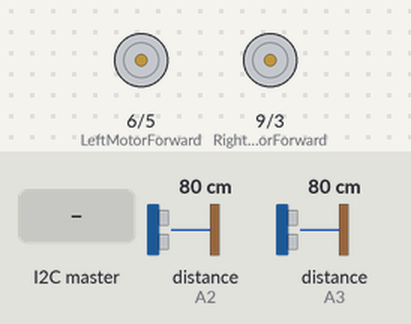
Simulated run of this sketch. Board: Arduino Uno, built with avr-gcc and run on an emulated ATmega328P. Shown: motor-driver pin pairs drawn as motors (green arrow = first pin HIGH = forward, orange = second pin HIGH = backward, longer = more drive). The test bench sets the inputs (shaded band); at power-on: distance to the obstacle (sensors on A2, A3) 80 cm. The echo pulse lasts 58.3 µs per cm; what the sketch prints to the serial monitor is not drawn.

Above: at 1.2 s.
1.3 s: the I2C master sends the byte 1
At 2.1 s:
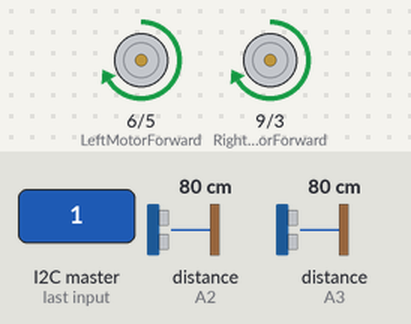
2.8 s: distance to the obstacle (sensor on A2) set to 76 cm
At 4.0 s:
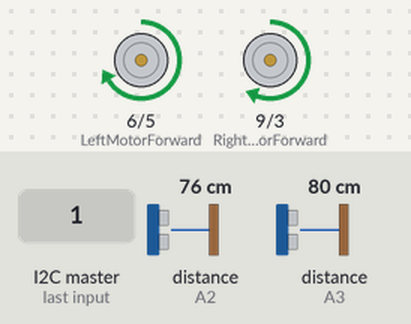
4.3 s: distance to the obstacle (sensor on A3) set to 76 cm
At 5.1 s:
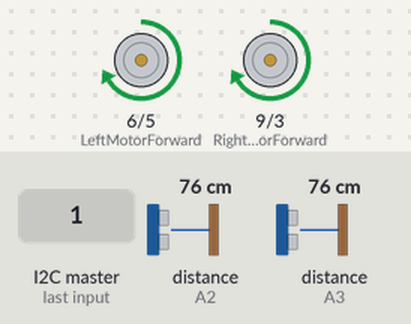
5.8 s: distance to the obstacle (sensor on A2) set to 120 cm
At 7.1 s:
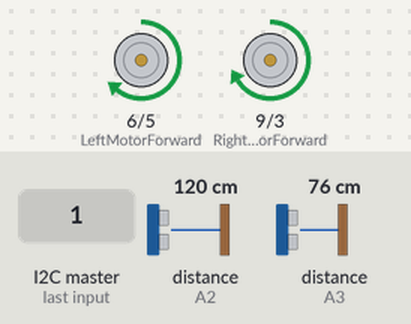
7.4 s: the I2C master sends the byte 0
At 8.6 s:
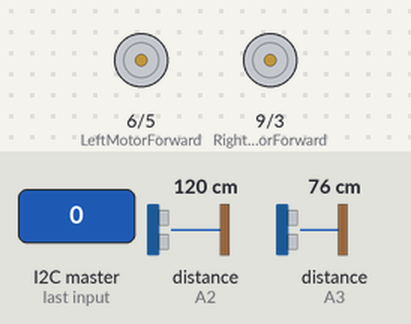
8.9 s: the I2C master sends the byte 2
At 10.4 s:
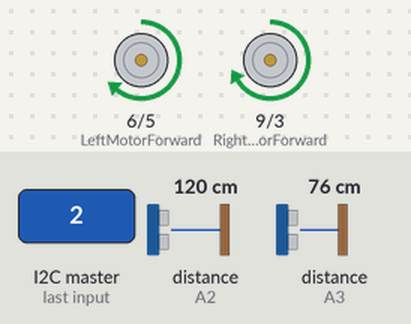
Timing chart, 0 to 11.4 s (numbered marks = the images above; inputs shaded):
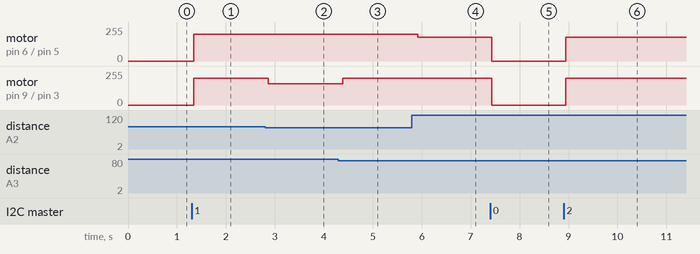

The sketch:

motor.ino
```cpp
#include <Servo.h>          //Servo motor library. This is standard library
#include <NewPing.h>        //Ultrasonic sensor function library. You must install this library
#include <Wire.h>
#include <MFRC522.h>

#define SS_PIN 10
#define RST_PIN 0

char toesp= 'f';
//our L298N control pins
const int LeftMotorForward = 6;
const int LeftMotorBackward = 5;
const int RightMotorForward = 9;
const int RightMotorBackward = 3;


String lookingID = "";

//sensor pins
#define trig_pin A1 //analog input 1
#define echo_pin A2 //analog input 2

#define maximum_distance 200
boolean goesForward = false;

MFRC522 rfid(SS_PIN, RST_PIN); // Instance of the class
MFRC522::MIFARE_Key key;
byte nuidPICC[4];

int distance = 100;
int distance2 = 100;

NewPing sonar(trig_pin, echo_pin, maximum_distance); //sensor function
NewPing sonar2(A0, A3, maximum_distance); //sensor function
Servo servo_motor; //our servo name


String printDec(byte *buffer, byte bufferSize) {
  String uid = "";
  for (byte i = 0; i < bufferSize; i++) {
//    Serial.print(buffer[i] < 0x10 ? " 0" : " ");
//    Serial.print(buffer[i], DEC);
    uid += buffer[i];
  }
  return uid;
}

void requestEvent() {
 Wire.write(toesp);  /*send string on request */

}

void receiveEvent(int howMany) {
 String id = "";
 while (0 <Wire.available()) {
    char c = Wire.read();      /* receive byte as a character */
    id += c;
  }
  lookingID = id;
  Serial.print("recieved");
  Serial.println(lookingID);
}

void setup(){

  Serial.begin(9600);
  SPI.begin(); // Init SPI bus
  rfid.PCD_Init(); // Init MFRC522

  for (byte i = 0; i < 6; i++) {
    key.keyByte[i] = 0xFF;
  }

  Wire.begin(8);
  Wire.onReceive(receiveEvent); /* register receive event */
    Wire.onRequest(requestEvent);

  //Serial.begin(9600);
  pinMode(RightMotorForward, OUTPUT);
  pinMode(LeftMotorForward, OUTPUT);
  pinMode(LeftMotorBackward, OUTPUT);
  pinMode(RightMotorBackward, OUTPUT);


  //servo_motor.attach(11); //our servo pin
}

String readID = "";
int speedL = 250;
int speedR = 250;
bool flag1 =false;
bool flag2 = false;

void loop(){

  toesp = 'f';
  if(lookingID.equals("")) {
    speedL = 0;
    speedR = 0;
    analogWrite(LeftMotorForward, speedL);
    analogWrite(RightMotorForward, speedR);
    return;
  }

  // Look for new cards
   rfid.PICC_IsNewCardPresent();
    //return;

  // Verify if the NUID has been readed
  //if ( !
  rfid.PICC_ReadCardSerial();
    //return;


  readID =  printDec(rfid.uid.uidByte,rfid.uid.size);
  // Halt PICC
  rfid.PICC_HaltA();

  // Stop encryption on PCD
  rfid.PCD_StopCrypto1();
  if(!readID.equals(""))
  {
    Serial.println(readID);
  }


  if(lookingID.equals(readID)) {
    speedL = 0;
    speedR = 0;
    analogWrite(LeftMotorForward, speedL);
    analogWrite(RightMotorForward, speedR);
    toesp = 't';
    //Wire.write(toesp);
    delay(2000);
    return;
  }

  //if(!flag1)
    speedL = 200;
  //if(!flag2)
    speedR = 200;

  distance = sonar.ping_cm();
  distance2 = sonar2.ping_cm();

  if (distance < distance2){
      speedR -= 40;
      Serial.println(speedR);
      flag1 = true;
    }
    else flag1 = false;

    if(distance > distance2) {
      speedL -= 20;
      Serial.println(speedL);
      flag2 = true;
    }
    else flag2 = false;

  analogWrite(LeftMotorForward, speedL);
  analogWrite(RightMotorForward, speedR);

  analogWrite(LeftMotorBackward, 0);
  analogWrite(RightMotorBackward, 0);
  delay(100);
}
```

Measured:
- the behaviour switches between 80 and 79 cm on distance to the obstacle (sensor on A2) (found by bisection; images 1 and 2)
- the behaviour switches between 77 and 76 cm on distance to the obstacle (sensor on A3) (found by bisection; images 2 and 3)
- after the input at 1.3 s, motor on pin 6 (LeftMotorForward) / pin 5 (LeftMotorBackward), motor on pin 9 (RightMotorForward) / pin 3 (RightMotorBackward): stopped → forward 200/255 at once
- after the input at 2.8 s, motor on pin 9 (RightMotorForward) / pin 3 (RightMotorBackward): forward 200/255 → forward 160/255 after 0.07 s
- after the input at 4.3 s, motor on pin 9 (RightMotorForward) / pin 3 (RightMotorBackward): forward 160/255 → forward 200/255 after 0.09 s
- after the input at 5.8 s, motor on pin 6 (LeftMotorForward) / pin 5 (LeftMotorBackward): forward 200/255 → forward 180/255 after 0.12 s
- after the input at 7.4 s, motor on pin 6 (LeftMotorForward) / pin 5 (LeftMotorBackward): forward 180/255 → stopped at once; motor on pin 9 (RightMotorForward) / pin 3 (RightMotorBackward): forward 200/255 → stopped at once
- after the input at 8.9 s, motor on pin 6 (LeftMotorForward) / pin 5 (LeftMotorBackward): stopped → forward 180/255 at once; motor on pin 9 (RightMotorForward) / pin 3 (RightMotorBackward): stopped → forward 200/255 at once
